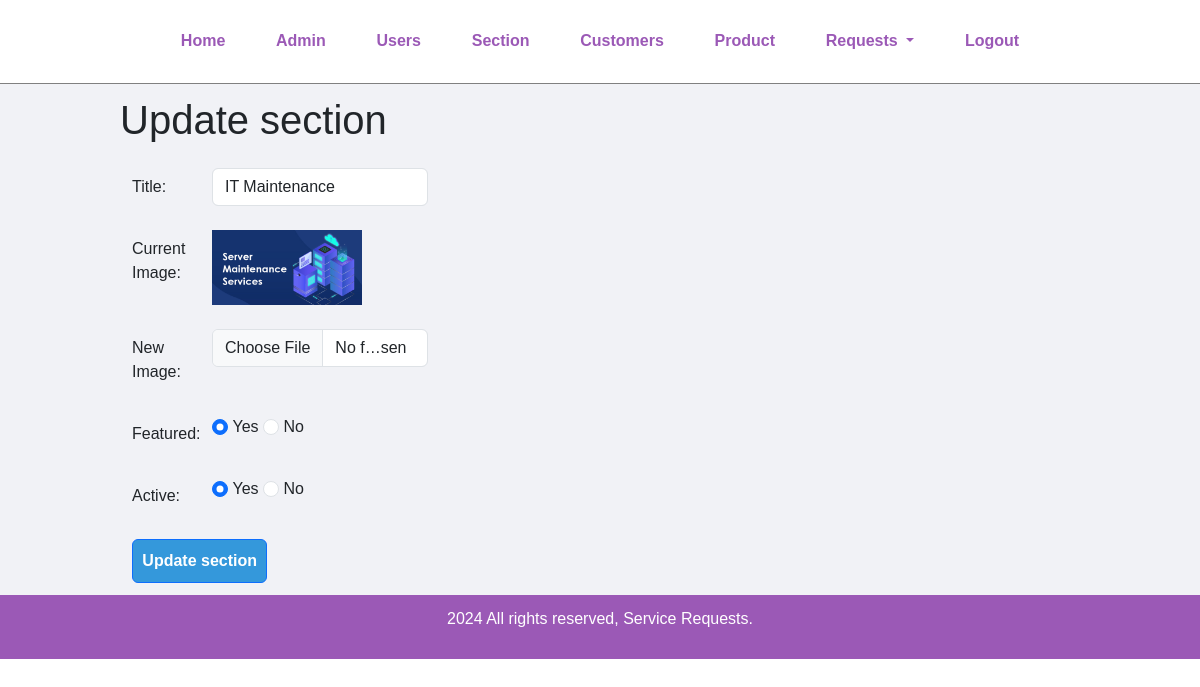
The page /update-section.php?id=6 (signed in) on the database its author committed.
### tables this page shows
CREATE TABLE `tbl_section` (
  `id` int(10) UNSIGNED NOT NULL,
  `title` varchar(100) NOT NULL,
  `image_name` varchar(255) NOT NULL,
  `featured` varchar(10) NOT NULL,
  `active` varchar(10) NOT NULL
);

### update-section.php (the view, shortened to what this page needs)
<?php include('partials/menu.php'); ?>
<div class="main-content">
    <div class="wrapper">
        <h1 class="row mb-4">Update section</h1>
        <?php
            if(isset($_GET['id']))
            {
                $id = $_GET['id'];
                $sql = "SELECT * FROM tbl_section WHERE id=$id";
                $res = mysqli_query($conn, $sql);
                $count = mysqli_num_rows($res);
                if($count==1)
                {
                    $row = mysqli_fetch_assoc($res);
                    $title = $row['title'];
                    $current_image = $row['image_name'];
                    $featured = $row['featured'];
                    $active = $row['active'];
                }
                else
                {
                    $_SESSION['no-section-found'] = "<div class='error'>section not Found.</div>";
                    header('location:'.SITEURL.'manage-section.php');
                }
            }
            else
            {
                header('location:'.SITEURL.'manage-section.php');
            }
        ?>
        <form action="" method="POST" enctype="multipart/form-data">
            <div class="row mb-4">
                <label for="inputTitle" class="col-sm-1 col-form-label">Title:</label>
                <div class="col-sm-3">
                <input type="text" id="title" name="title" value="<?php echo $title; ?>" class="form-control">
                </div>
            </div>
            <div class="row mb-4">
                <label for="inputImage" class="col-sm-1 col-form-label">Current Image:</label>
                <div class="col-sm-3">
                    <?php
                        if($current_image != "")
                        {
                            ?>
                            <img src="<?php echo SITEURL; ?>images/section/<?php echo $current_image; ?>" width="150px">
                            <?php
                        }
                        else
                        {
                            echo "<div class='error'>Image Not Added.</div>";
                        }
                    ?>
                </div>
            </div>
            <div class="row mb-4">
                <label for="inputImage" class="col-sm-1 col-form-label">New Image:</label>
                <div class="col-sm-3">
                <input type="file" id="image" name="image" class="form-control">
                </div>
            </div>
            <div class="row mb-4">
                <label for="inputFeatured" class="col-sm-1 col-form-label">Featured:</label>
                <div class="col-sm-3">
                <input <?php if($featured=="Yes") {echo "checked";} ?> class="form-check-input" type="radio" name="featured" id="featuredyes" value="Yes">
                <label class="form-check-label" for="featuredRadio">Yes</label>
                <input <?php if($featured=="No") {echo "checked";} ?> class="form-check-input" type="radio" name="featured" id="featuredno" value="No">
                <label class="form-check-label" for="featuredRadio">No</label>
                </div>
            </div>
            <div class="row mb-4">
                <label for="inputActive" class="col-sm-1 col-form-label">Active:</label>
                <div class="col-sm-3">
                <input <?php if($active=="Yes") {echo "checked";} ?>  class="form-check-input" type="radio" name="active" id="activeyes" value="Yes">
                <label class="form-check-label" for="activeRadio">Yes</label>
                <input <?php if($active=="No") {echo "checked";} ?> class="form-check-input" type="radio" name="active" id="activeno" value="No">
                <label class="form-check-label" for="activeRadio">No</label>
                </div>
            </div>
            <input type="submit" name="submit" value="Update section" class="btn btn-primary col-sm-1.2">
        </form>
    </div>
</div>
<?php include('partials/footer.php'); ?>

### css/admin.css (style rules this page uses)
* { margin: 0; padding: 0; font-family: Arial, Helvetica, sans-serif; }
.wrapper { padding: 1%; width: 80%; margin: 0 auto; }
.btn-primary { background-color: #3498db; padding: 1%; color: white; text-decoration: none; font-weight: bold; }
.main-content { background-color: #f1f2f6; }

### rows shown on the page
tbl_section: title "IT Maintenance", image_name (picture), featured "☑", active "☑"
